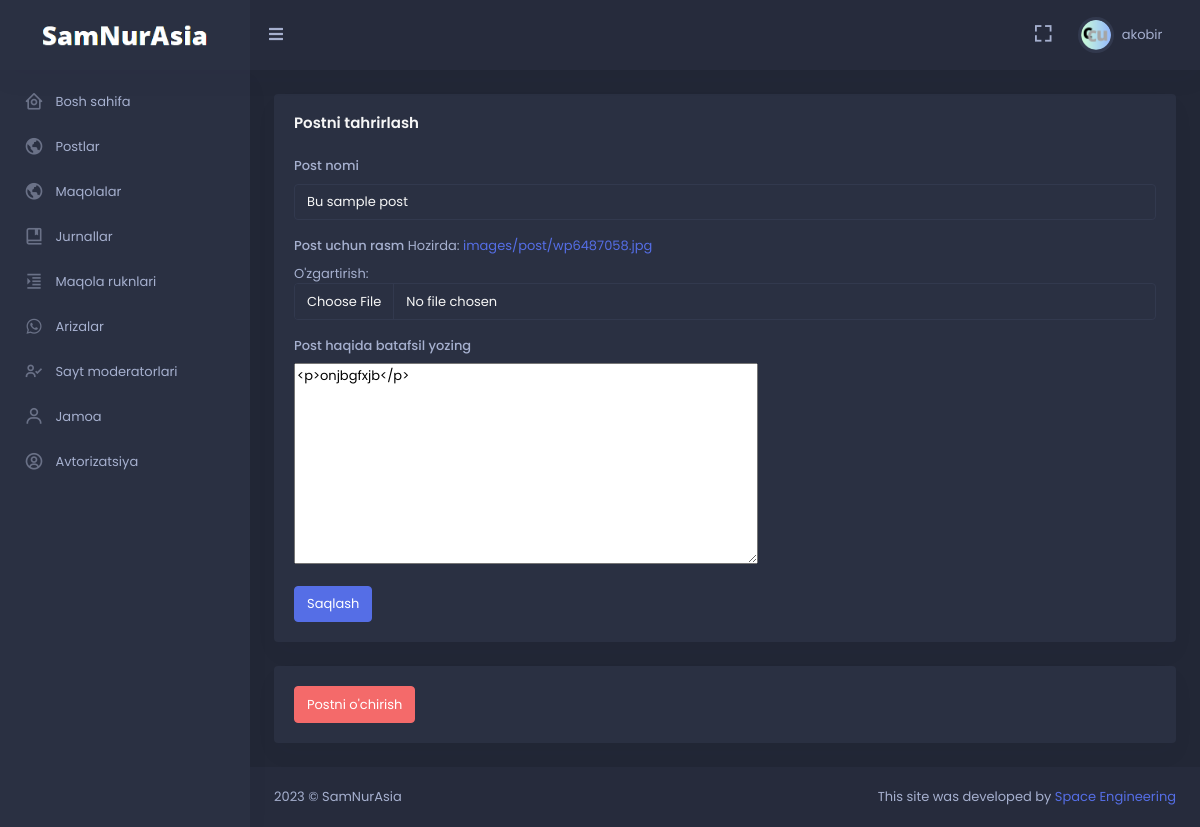
/moderator/post/update/4 (signed in), run on the app's committed database.
### moderator/models.py (models this page shows, shortened)
class User(AbstractUser):
    image = models.ImageField(null=True, blank=True, upload_to='images/avatar')
    dark_mode = models.BooleanField(default=False)
    class Meta:
        verbose_name = 'User'
        verbose_name_plural = '1. Userlar'

### articles/models.py (models this page shows, shortened)
class Post(models.Model):
    author = models.ForeignKey(Moderator, on_delete=models.CASCADE)
    title = models.CharField(max_length=250)
    body = RichTextField()
    date_time = models.DateTimeField(auto_now_add=True, null=True)
    image = models.ImageField(upload_to='images/post', null=True)
    class Meta:
        verbose_name = 'Post'
        verbose_name_plural = '5. Postlar'

### moderator/decorator.py (the view)
    def wrapper_func(request, *args, **kwargs):
        if Moderator.get_moderator_or_None(request=request) is not None:
            return func(request, *args, **kwargs)
        else:
            raise Http404()

### moderator/forms.py
class PostForm(forms.ModelForm):
    class Meta:
        model = Post
        fields = ['title', 'body', 'image']
    def __init__(self, *args, **kwargs):
        super(PostForm, self).__init__(*args, **kwargs)
        self.fields['title'].widget.attrs.update({'class': 'form-control'})
        self.fields['image'].widget.attrs.update({'class': 'form-control'})
        self.fields['image'].required = True

### moderator/decorator.py (called while the page is built)
def moderator_only(func):
    def wrapper_func(request, *args, **kwargs):
        if Moderator.get_moderator_or_None(request=request) is not None:
            return func(request, *args, **kwargs)
        else:
            raise Http404()
    return wrapper_func

### moderator/models.py (called while the page is built)
    def get_moderator_or_None(request: WSGIRequest):
        if not request.user.is_authenticated:
            return None
        user = request.user
        if not (user.is_active and user.is_staff):
            return None
        try:
            moderator = Moderator.objects.get(user_id=user.pk)
            return moderator
        except:
            return None

### moderator/views.py (called while the page is built, shortened)
@login_required(login_url='login')
@moderator_only
def post_update(request: WSGIRequest, pk):
    object = get_object_or_404(Post, pk=pk)
    form = PostForm(instance=object)
    return render(request, 'moderator/post_update.html', {
        'form': form,
        'object': object,
    })

### templates/moderator/post_update.html (shortened to what this page needs)
{% extends 'moderator/base.html' %}
{% block content %}
<div class="row">
    <div class="col-12">
        <div class="card">
            <div class="card-body">
                <h4 class="card-title"> Postni tahrirlash </h4>
                <form class="custom-validation" method="POST" enctype="multipart/form-data"> {% csrf_token %}
                    <div class="mb-3">
                        <label class="form-label"> Post nomi </label>
                        {{form.title}}
                    </div>
                    <div class="mb-3">
                        <label class="form-label"> Post uchun rasm </label>
                        {{form.image}}
                    </div>
                    <div class="mb-3">
                        <label class="form-label"> Post haqida batafsil yozing </label>
                        <div class="row">
                            <div class="col-12">
                                {{ form.body }}
                            </div>
                        </div>
                    </div>
                    <div class="d-flex flex-wrap gap-2">
                        <button type="submit" class="btn btn-primary waves-effect waves-light">
                            Saqlash
                        </button>
                    </div>
                </form>
            </div>
        </div>
    </div>
    <div class="col-12">
        <div class="card">
            <div class="card-body">
                <form action="{% url 'post_delete' object.pk %}">
                    <button type="submit" class="btn btn-danger">Postni o'chirish</button>
                </form>
            </div>
        </div>
    </div>
</div>
{% endblock %}

### templates/moderator/base.html (shortened to what this page needs)
<!doctype html> {% load static %}
<html lang="en">
<head>
    <link href="{% static 'skote/assets/css/bootstrap.min.css' %}" id="bootstrap-style" rel="stylesheet"
        type="text/css" />
    <link href="{% static 'skote/assets/css/icons.min.css' %}" rel="stylesheet" type="text/css" />
    <link href="{% static 'skote/assets/css/app.min.css' %}" id="app-style" rel="stylesheet" type="text/css" />
</head>
{% if user.dark_mode == True %}
<body data-sidebar="dark" data-layout-mode="dark">
    {% else %}
<body data-sidebar="light" data-layout-mode="light">
        {% endif %}
        <div id="layout-wrapper">
            <header id="page-topbar">
                <div class="navbar-header">
                    <div class="d-flex">
                        <div class="navbar-brand-box">
                            <a href="#" class="logo logo-light" style="pointer-events: none;">
                                <span class="logo-lg">
                                    <img src="{% static 'image/dark.png' %}" alt="" height="22">
                                </span>
                            </a>
                        </div>
                        <button type="button" class="btn btn-sm px-3 font-size-16 header-item waves-effect"
                            id="vertical-menu-btn">
                            <i class="fa fa-fw fa-bars"></i>
                        </button>
                    </div>
                    <div class="d-flex">
                        <div class="dropdown d-none d-lg-inline-block ms-1">
                            <button type="button" class="btn header-item noti-icon waves-effect"
                                data-bs-toggle="fullscreen">
                                <i class="bx bx-fullscreen"></i>
                            </button>
                        </div>
                        <div class="dropdown d-inline-block">
                            <button type="button" class="btn header-item waves-effect" id="page-header-user-dropdown"
                                data-bs-toggle="dropdown" aria-haspopup="true" aria-expanded="false">
                                <img class="rounded-circle header-profile-user"
                                    src="{% if user.image %}{{user.image.url}}{% else %}{% static 'skote/assets/images/users/avatar_default.png' %}{% endif %}"
                                    alt="Header Avatar">
                                <span class="d-none d-xl-inline-block ms-1" key="t-henry">{{ user.username }}</span>
                                <i class="mdi mdi-chevron-down d-none d-xl-inline-block"></i>
                            </button>
                        </div>
                    </div>
                </div>
            </header>
            <div class="vertical-menu">
                <div data-simplebar class="h-100">
                    <div id="sidebar-menu">
                        <ul class="metismenu list-unstyled" id="side-menu">
                            <li>
                                <a href="{% url 'dashboard' %}" >
                                    <i class="bx bx-home-circle"></i>
                                    <span key="t-dashboards"> Bosh sahifa </span>
                                </a>
                            </li>
                            <li>
                                <a href="{% url 'all_posts' %}">
                                    <i class="bx bx-world"></i>
                                    <span key="t-dashboards"> Postlar </span>
                                </a>
                            </li>
                            <li>
                                <a href="{% url 'all_article' %}">
                                    <i class="bx bx-world"></i>
                                    <span key="t-dashboards"> Maqolalar </span>
                                </a>
                            </li>
                            <li>
                                <a href="{% url 'journal_all' %}">
                                    <i class="bx bx-book-bookmark"></i>
                                    <span key="t-dashboards"> Jurnallar </span>
                                </a>
                            </li>
                            <li>
                                <a href="{% url 'article_col_all' %}" class="waves-effect">
                                    <i class="bx bx-right-indent"></i>
                                    <span key="t-chat"> Maqola ruknlari </span>
                                </a>
                            </li>
                            <li>
                                <a href="{% url 'petition_all' %}" class="waves-effect">
                                    <i class="bx bxl-whatsapp"></i>
                                    <span key="t-file-manager">Arizalar</span>
                                </a>
                            </li>
                            <li>
                                <a href="{% url 'moderator_all' %}" class="waves-effect">
                                    <i class="bx bx-user-check"></i>
                                    <span key="t-file-manager">Sayt moderatorlari</span>
                                </a>
                            </li>
                            <li>
                                <a href="{% url 'team_all' %}" class="waves-effect">
                                    <i class="bx bx-user"></i>
                                    <span key="t-file-manager"> Jamoa </span>
                                </a>
                            </li>
                            <li>
                                <a href="#" class="has-arrow waves-effect">
                                    <i class="bx bx-user-circle"></i>
                                    <span key="t-ecommerce">Avtorizatsiya</span>
                                </a>
                            </li>
                        </ul>
                    </div>
                </div>
            </div>
            <div class="main-content">
                <div class="page-content">
                    <div class="container-fluid">
                        {% block content %}{% endblock %}
                    </div>
                </div>
                <footer class="footer">
                    <div class="container-fluid">
                        <div class="row">
                            <div class="col-sm-6">
                                <script>document.write(new Date().getFullYear())</script> © SamNurAsia
                            </div>
                            <div class="col-sm-6">
                                <div class="text-sm-end d-none d-sm-block">
                                    This site was developed by <a href="#">Space Engineering</a>
                                </div>
                            </div>
                        </div>
                    </div>
                </footer>
            </div>
        </div>
    </body>
</html>

### data on the page
User: image (picture), username "akobir"
Post: title "Bu sample post", body "<p>onjbgfxjb</p>"
